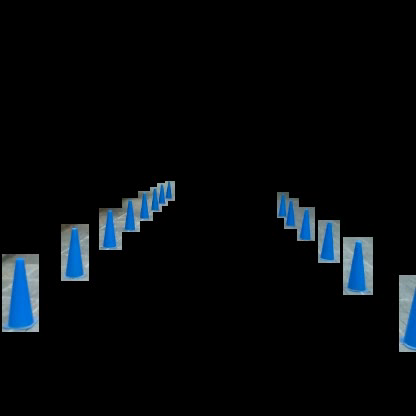
#> input picture frame 27 of newcone/masked2.mp4, 416 x 416 px
$ python conev1.py
#> lines starting #> are read from the running program, lines starting #| are printed output that depends on the picture; after the words box and inside, x2 and y2 are one past the last pixel; in counts of white or black regions, pixels touching at a corner belong together
import cv2
import numpy as np
import json
import imutils


json_filename = "D:/Solethon/perception/keypoint/test0_cones.json"
with open(json_filename) as f:
#> (reads keypoint/test0_cones.json from the repository)
    json_data = json.load(f)

path = "D:/Solethon/perception/keypoint/newcone/masked2.mp4"
# output_video_path = "/home/ubuntu/Documents/VCET-Driverless/newcone/masked1.mp4"
cap = cv2.VideoCapture(path)

# Laptop camera
#pt = [(0,100), (-900,450), (600,100), (1500,450)]

# intel camera
pt = [(0,225), (-1500,500), (600,225), (2100,500)]

i=0


def set_saved_video(input_video, output_video, size):
    fourcc = cv2.VideoWriter_fourcc(*"MJPG")
    fps = int(input_video.get(cv2.CAP_PROP_FPS))
    video = cv2.VideoWriter(output_video, fourcc, fps, size)
    return video

# video = set_saved_video(cap,output_video_path, (416, 416))
k=0
while cap.isOpened():
    k=k+1
    print("cap is open")
    #############################################################################
    ##########################  cone detection  #################################
    #############################################################################
    _, frame = cap.read()
#> frame is the input picture: shape (416, 416, 3); mean B, G, R 12.1, 9.4, 6.1
    ######################### isolation of cones################################################

    try:
        # frame = cv2.cvtColor(frame, cv2.COLOR_BGR2RGB)

        # for i in range(len(json_data[1]['log_data'])):
        detections = json_data[1]['log_data'][i]['detections']
        cv2.imshow("win",frame)
        # c=[]
        x = np.zeros(frame.shape[:2], dtype="uint8")
        for j in range(len(detections)):

            x= cv2.rectangle(x,(detections[j][2][0:2]),(detections[j][2][2:4]),(255,255,255),-1)

            masked = cv2.bitwise_and(frame, frame, mask=x)
            # print(detections[j][2][0:2])


            ############################################

            z =frame[detections[j][2][0]:detections[j][2][1],detections[j][2][2]:detections[j][2][3]]
            if z.shape[0] != 0 and z.shape[1]!=0:

                # [9 lines of commented-out code are left out]

                image = z.copy()
                lab = cv2.cvtColor(image,cv2.COLOR_BGR2LAB)
                L,A,B=cv2.split(lab)
                # cv2.imshow('',lab)

                # cv2.imshow('',L)


                ret, thresh1 = cv2.threshold(A, 120, 255, cv2.THRESH_BINARY + cv2.THRESH_OTSU)

                # cv2.imshow('',thresh1)

                #print(ret, thresh1)

                # find contours in thresholded image, then grab the largest
                # one
                cnts = cv2.findContours(thresh1.copy(), cv2.RETR_EXTERNAL,
                    cv2.CHAIN_APPROX_SIMPLE)
                cnts = imutils.grab_contours(cnts)
                c = max(cnts, key=cv2.contourArea)
                # print(c)
                # determine the most extreme points along the contour
                extLeft = tuple(c[c[:, :, 0].argmin()][0])
                extRight = tuple(c[c[:, :, 0].argmax()][0])
                extTop = tuple(c[c[:, :, 1].argmin()][0])
                extBot = tuple(c[c[:, :, 1].argmax()][0])
                rng = int((extBot[1] - extTop[1]) * 0.2)

                finalYBot = extBot[1] + rng
                finalYTop = extBot[1] - rng

                newC = []
                for i in c:
                    if  i[0][1] >= finalYTop and i[0][1] <= finalYBot  :
                        newC.append((i[0][0],i[0][1]))


                extLeft = min(newC)
                extRight = max(newC)

                cv2.drawContours(image, [c], -1, (0, 255, 255), 2)
                cv2.circle(image, extLeft, 5, (0, 0, 255), -1)
                cv2.circle(image, extRight, 5, (0, 255, 0), -1)
                cv2.circle(image, extTop, 5, (0, 0, 255), -1)
                cv2.circle(image, extBot, 8, (255, 255, 0), -1)


                centerBase = ((extLeft[0]+extRight[0])//2 ,(extLeft[1]+extRight[1])//2 )
                cv2.circle(image, centerBase, 1, (255, 255, 255), -1)


                print("top", extTop )
                print("base center",centerBase)
                print("left",extLeft)
                print("right",extRight)
                # show the output image

            # print(detections[j][2][0:2],(detections[j][2][2:4]))
            # cv2.imshow("sep",z)
            # video.write(masked)
            print(j)
#> this loop made 14 passes
#> (ret, extTop, extBot, rng, finalYBot, finalYTop) on passes 7, 14: (132, (40, 142), (38, 160), 3, 163, 157), (133, (71, 208), (64, 241), 6, 247, 235)
#> (ret, extTop, extBot, rng, finalYBot, finalYTop) on passes 5, 6, 12, 13: (124, (0, 0), (22, 52), 10, 62, 42), (124, (0, 0), (11, 35), 7, 42, 28), (124, (0, 0), (0, 74), 14, 88, 60), (125, (0, 0), (0, 107), 21, 128, 86)
#| top (0, 0)
#| top (0, 0)
#| top (0, 0)
#| top (40, 142)
#| top (1, 11)
#| top (0, 0)
#| top (0, 0)
#| top (71, 208)
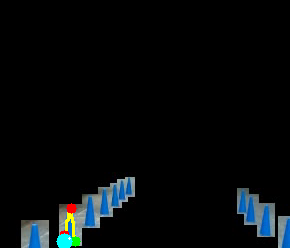
#> image: shape (248, 290, 3); mean B, G, R 10.5, 9.2, 6.1
#> lab: shape (248, 290, 3); mean of channels 0, 1, 2 9, 128, 126.5
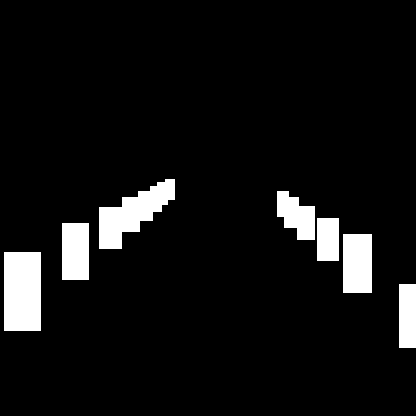
#> x: shape (416, 416); 6.9% white; 7 white regions, largest, box (x1, y1, x2, y2) and area: (4, 252, 41, 331) 2923, (99, 179, 175, 249) 2561, (343, 234, 372, 293) 1711
        cv2.imshow("image",image)

        i+=1
        # [10 lines of commented-out code are left out]
        frame = cv2.resize(frame, (600, 450))
#> frame: shape (450, 600, 3)
        #frame = cv2.imread('coneimg.png')
        img_HSV = cv2.cvtColor(frame, cv2.COLOR_RGB2HSV)
#> img_HSV: shape (450, 600, 3); mean H, S, V 4.2, 16.5, 12.2
        img_thresh_low = cv2.inRange(img_HSV, np.array([0, 135, 135]),np.array([15, 255, 255]))  # everything that is included in the "left red"
#> img_thresh_low: shape (450, 600); 1.4% white; 31 white regions (17 under 20 px), largest, box (x1, y1, x2, y2) and area: (12, 283, 44, 352) 1310, (502, 266, 525, 314) 566, (580, 314, 600, 376) 508
        # cv2.imshow(img_thresh_low)
        img_thresh_high = cv2.inRange(img_HSV, np.array([159, 135, 135]), np.array([179, 255, 255]))  # everything that is included in the "right red"
#> img_thresh_high: shape (450, 600); every value is 0
        # cv2.imshow(img_thresh_high)
        img_thresh_mid = cv2.inRange(img_HSV, np.array([100, 150, 0]),np.array([140, 255, 255]))  # everything that is included in the "right red"
#> img_thresh_mid: shape (450, 600); 1.1% white; 114 white regions (72 under 20 px), largest, box (x1, y1, x2, y2) and area: (560, 294, 569, 364) 355, (543, 260, 551, 316) 178, (63, 277, 72, 294) 140
        # cv2.imshow(img_thresh_high)
        img_thresh = cv2.bitwise_or(img_thresh_low, img_thresh_mid)  # combine the resulting image
        img_thresh = cv2.bitwise_or(img_thresh, img_thresh_high)
        kernel = np.ones((5, 5))
        img_thresh_opened = cv2.morphologyEx(img_thresh, cv2.MORPH_OPEN, kernel)
#> img_thresh_opened: shape (450, 600); 1.4% white; 29 white regions, largest, box (x1, y1, x2, y2) and area: (17, 284, 44, 349) 1099, (502, 269, 520, 314) 471, (588, 320, 600, 372) 433
        img_thresh_blurred = cv2.medianBlur(img_thresh_opened, 5)
#> img_thresh_blurred: shape (450, 600); 1.3% white; 24 white regions (6 under 20 px), largest, box (x1, y1, x2, y2) and area: (15, 284, 44, 349) 1170, (502, 269, 520, 314) 461, (588, 320, 600, 372) 428
        img_edges = cv2.Canny(img_thresh_blurred, 80, 160)
#> img_edges: shape (450, 600); 0.39% white in thin lines or dots, all inside (x1, y1, x2, y2) = (14, 207, 600, 372)
        contours, _ = cv2.findContours(np.array(img_edges), cv2.RETR_EXTERNAL, cv2.CHAIN_APPROX_SIMPLE)
#> contours = 24 contours, 7 with area under 20; largest, box (x1, y1, x2, y2) and area: (14, 283, 44, 349) 1178, (501, 268, 520, 314) 462, (464, 244, 479, 271) 204, (150, 240, 161, 266) 146, (433, 233, 445, 253) 133
        img_contours = np.zeros_like(img_edges)
        cv2.drawContours(img_contours, contours, -1, (255, 255, 255), 2)
#> img_contours: shape (450, 600); 1.2% white; 24 white regions
        approx_contours = []

        for c in contours:
            approx = cv2.approxPolyDP(c, 10, closed=True)
            approx_contours.append(approx)
#> this loop made 24 passes
#> approx on passes 1 to 12: [[563, 345], [566, 362]], [[65, 329]], [[540, 322]], [[494, 323]], [[599, 320], [592, 371]], [[561, 294], [565, 311]], [[79, 294]], [[485, 290]], [[31, 283], [18, 348], [42, 344]], [[67, 276], [70, 293]], [[434, 270]], [[514, 268], [508, 313]]
#> after the loop, approx_contours = 24 contours, 22 with area under 20; largest, box (x1, y1, x2, y2) and area: (18, 283, 43, 349) 754, (466, 244, 479, 271) 140
        img_approx_contours = np.zeros_like(img_edges)
        cv2.drawContours(img_approx_contours, approx_contours, -1, (255, 255, 255), 1)
#> img_approx_contours: shape (450, 600); 0.17% white in thin lines or dots, all inside (x1, y1, x2, y2) = (18, 209, 600, 372)
        all_convex_hulls = []
        for ac in approx_contours:
            all_convex_hulls.append(cv2.convexHull(ac))
#> this loop made 24 passes
#> after the loop, all_convex_hulls has the same summary as approx_contours
        img_all_convex_hulls = np.zeros_like(img_edges)
        cv2.drawContours(img_all_convex_hulls, all_convex_hulls, -1, (255, 255, 255), 2)
#> img_all_convex_hulls: shape (450, 600); 0.52% white; 24 white regions (12 under 20 px)
        convex_hulls_3to10 = []
        for ch in all_convex_hulls:
            if 3 <= len(ch) <= 10:
                convex_hulls_3to10.append(cv2.convexHull(ch))
#> this loop made 24 passes
#> ch on passes 1 to 12: [[566, 362], [563, 345]], [[65, 329]], [[540, 322]], [[494, 323]], [[599, 320], [592, 371]], [[565, 311], [561, 294]], [[79, 294]], [[485, 290]], [[42, 344], [18, 348], [31, 283]], [[70, 293], [67, 276]], [[434, 270]], [[514, 268], [508, 313]]
#> after the loop, convex_hulls_3to10 = 2 contours; box (x1, y1, x2, y2) and area: (18, 283, 43, 349) 754, (466, 244, 479, 271) 140
        img_convex_hulls_3to10 = np.zeros_like(img_edges)
        cv2.drawContours(img_convex_hulls_3to10, convex_hulls_3to10, -1, (255, 255, 255), 2)
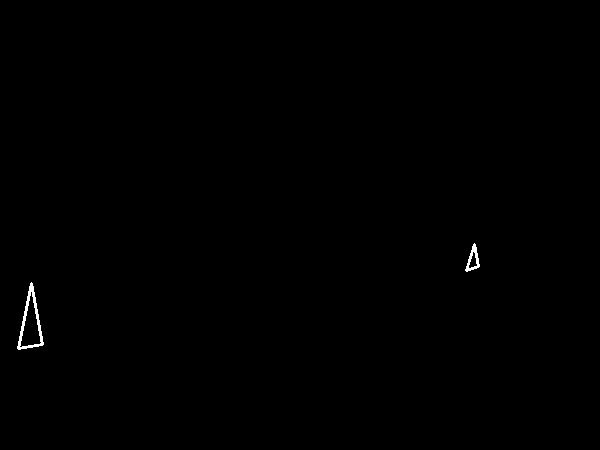
#> img_convex_hulls_3to10: shape (450, 600); 0.22% white; 2 white regions


        def convex_hull_pointing_up(ch):
            '''Determines if the path is directed up.
            If so, then this is a cone. '''

            # contour points above center and below

            points_above_center, points_below_center = [], []

            x, y, w, h = cv2.boundingRect(ch)  # coordinates of the upper left corner of the describing rectangle, width and height
            aspect_ratio = w / h  # ratio of rectangle width to height

            # if the rectangle is narrow, continue the definition. If not, the circuit is not suitable
            if aspect_ratio < 0.8:
        # We classify each point of the contour as lying above or below the center
                vertical_center = y + h / 2

                for point in ch:
                    if point[0][
                        1] < vertical_center:  # if the y coordinate of the point is above the center, then add this point to the list of points above the center
                        points_above_center.append(point)
                    elif point[0][1] >= vertical_center:
                        points_below_center.append(point)

                # determine the x coordinates of the extreme points below the center
                left_x = points_below_center[0][0][0]
                right_x = points_below_center[0][0][0]
                for point in points_below_center:
                    if point[0][0] < left_x:
                        left_x = point[0][0]
                    if point[0][0] > right_x:
                        right_x = point[0][0]

                # check if the upper points of the contour lie outside the "base". If yes, then the circuit does not fit
                for point in points_above_center:
                    if (point[0][0] < left_x) or (point[0][0] > right_x):
                        return False
            else:
                return False

            return True


        cones = []
        bounding_rects = []
        for ch in convex_hulls_3to10:
            if convex_hull_pointing_up(ch):
                cones.append(ch)
                rect = cv2.boundingRect(ch)
                bounding_rects.append(rect)
#> this loop made 2 passes
#> (ch, x in convex_hull_pointing_up, y in convex_hull_pointing_up, w in convex_hull_pointing_up, h in convex_hull_pointing_up, aspect_ratio in convex_hull_pointing_up, vertical_center in convex_hull_pointing_up) on passes 1 to 2: ([[42, 344], [18, 348], [31, 283]], 18, 283, 25, 66, 0.379, 316), ([[478, 266], [466, 270], [474, 244]], 466, 244, 13, 27, 0.481, 257.5)
#> after the loop, bounding_rects = [(18, 283, 25, 66), (466, 244, 13, 27)]; cones has the same summary as convex_hulls_3to10
        # img_res = frame.copy()
        img_res = masked.copy()
        cv2.drawContours(img_res, cones, -1, (255, 255, 255), 2)
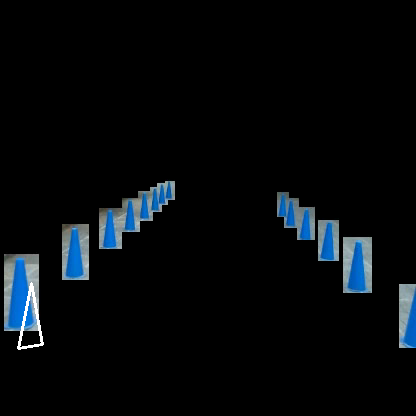
#> img_res: shape (416, 416, 3); mean of channels 0, 1, 2 11.7, 9.1, 5.9; drawn as B, G, R
        transf = np.zeros([450, 600, 3])

        mybox = []
        pts1 = np.float32([pt[0],pt[1],pt[2],pt[3]])
        pts2 = np.float32([[0,0],[0,450],[600,0],[600,450]])
        M = cv2.getPerspectiveTransform(pts1,pts2)
#> M = [[-0.324, -1.76, 397.1], [-1.08e-16, -3.18, 714.7], [-2.12e-19, -0.00588, 1]]
        transf = np.zeros([450, 600, 3])
        # print(bounding_rects)
        for rect in bounding_rects:
            print('previous', rect[0], rect[1], rect[2], rect[3])
            cv2.rectangle(img_res, (rect[0], rect[1]), (rect[0] + rect[2], rect[1] + rect[3]), (1, 255, 1), 6)
            cv2.circle(img_res,(rect[0], rect[1]), 5, (0,200,255), -1)
            cv2.circle(img_res,(rect[0] + rect[2], rect[1] + rect[3]), 5, (0,200,255), -1)
            cv2.circle(img_res,(rect[0] + rect[2]//2, rect[1] + rect[3]), 5, (255,0,255), -1)
            a = np.array([[(rect[0] + rect[2]), (rect[1] + rect[3])]], dtype='float32')
            a = np.array([a])

            pointsOut = cv2.perspectiveTransform(a, M)
            box = pointsOut[0][0][0], pointsOut[0][0][1]
            mybox.append(box)
            cv2.circle(img_res,((rect[0] + rect[2]//2), (rect[1] + rect[3])), 5, (0,0,255), -1)
            dst2 = cv2.warpPerspective(img_res,M,(600,450), flags=cv2.INTER_LINEAR)
#> this loop made 2 passes
#> (rect, a, box) on passes 1 to 2: ((18, 283, 25, 66), [[43, 349]], (221, 374.1)), ((466, 244, 13, 27), [[479, 271]], (397.5, 245.9))
#| previous 18 283 25 66
#| previous 466 244 13 27
#> pass 1, `dst2 = cv2.warpPerspective(img_res,M,(600,450), flags=cv2.INTER_LINEAR)`:
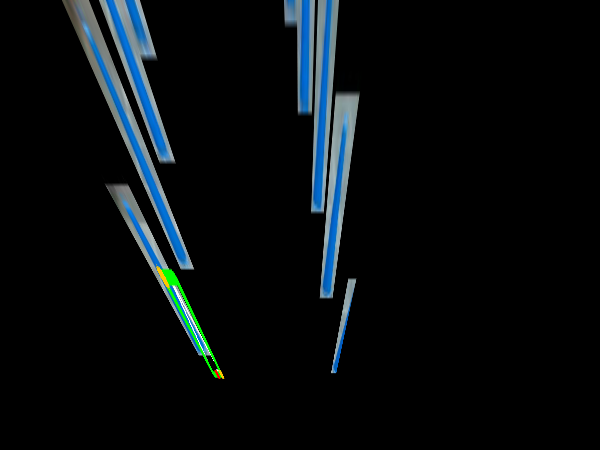
#> dst2: shape (450, 600, 3); mean of channels 0, 1, 2 14, 11.8, 7.4; drawn as B, G, R
#> after the loop:
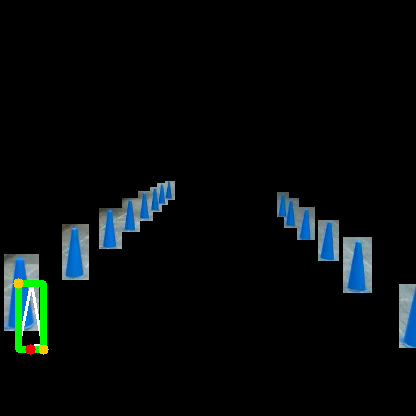
#> img_res: shape (416, 416, 3); 0.76% of pixels changed, all inside (x1, y1, x2, y2) = (13, 278, 49, 355); drawn as B, G, R
#> after the loop, mybox = [(221, 374.1), (397.5, 245.9)]
            # print(dst2)
            # cv2.circle(dst2,box, 5, (0,225,255), -1)
            # cv2.circle(transf,box, 5, (0,225,255), -1)


        dst2 = cv2.warpPerspective(img_res,M,(600,450), flags=cv2.INTER_LINEAR)
        #############################################################################


        #############################################################################
        ####################### inverse perspective transform   #####################
        #############################################################################

        img = cv2.resize(img_res, (600, 450))
        rows,cols,channels = img.shape
#> rows = 450; cols = 600; channels = 3

        #cv2.circle(transf,pt[0], 5, (0,0,255), -1) 	# Filled
        #cv2.circle(transf,pt[1], 5, (0,0,255), -1) 	# Filled
        #cv2.circle(transf,pt[2], 5, (0,0,255), -1) 	# Filled
        #scv2.circle(transf,pt[3], 5, (0,0,255), -1) 	# Filled

        cv2.circle(img,pt[0], 5, (0,0,255), -1) 	# Filled
#> img: shape (450, 600, 3); mean of channels 0, 1, 2 10.9, 10.3, 6
        cv2.circle(img,pt[1], 5, (0,0,255), -1) 	# Filled
        cv2.circle(img,pt[2], 5, (0,0,255), -1) 	# Filled
#> img: shape (450, 600, 3); mean of channels 0, 1, 2 10.9, 10.3, 6
        cv2.circle(img,pt[3], 5, (0,0,255), -1) 	# Filled

        #pts1 = np.float32([[30,111],[34,326],[561,53],[554,381]])

        dst = cv2.warpPerspective(img,M,(600,450), flags=cv2.INTER_LINEAR)
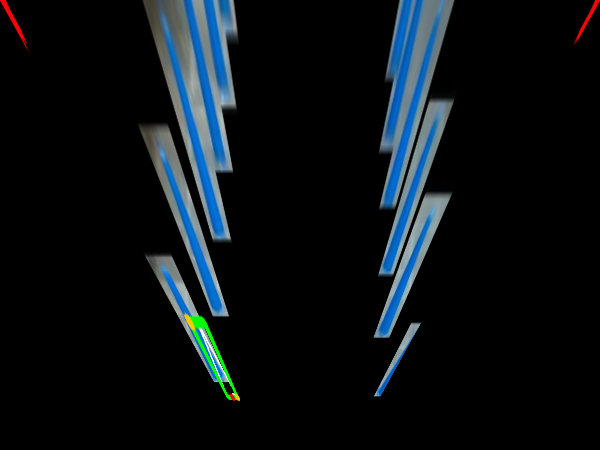
#> dst: shape (450, 600, 3); mean of channels 0, 1, 2 20, 16.4, 10.7; drawn as B, G, R

        cv2.imshow("MASKED",masked)
        cv2.imshow('img_res',img_res)
        # cv2.imshow('transform', dst2)
        # cv2.imshow('coordinates', transf)

        #############################################################################

        key = cv2.waitKey(100)
#> (key Esc is pressed here)
        if key == 27:
            break
    except:
        print("detections not found")
        break
cv2.waitKey(0)
## Close and exit
cap.release()
#out.release()
cv2.destroyAllWindows()
# video.release()
print("it's done")
